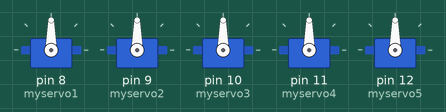
Recording of a sketch running on a simulated Arduino Uno, built with avr-gcc and run on an emulated ATmega328P. Parts: 5 × servo.

Above: at 0.1 s.
At 1.1 s:
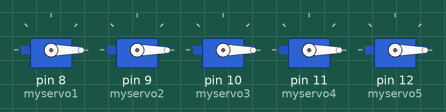
Timing chart, 0 to 2.6 s (numbered marks = the images above):
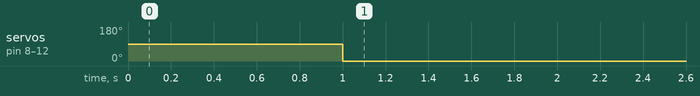

The sketch:

Code_Electric_Circuit.ino
```cpp
#include <Servo.h>

Servo myservo1;  // create servo object to control a servo
Servo myservo2;
Servo myservo3;
Servo myservo4;
Servo myservo5;
                // a maximum of eight servo objects can be created

int pos = 0;    // variable to store the servo position

void setup()
{
   myservo1.attach(8);  // attaches the servo on pin 8 to the servo object
   myservo1.write(90); //stops the servo

   myservo2.attach(9);  // attaches the servo on pin 9 to the servo object
   myservo2.write(90); //stops the servo

   myservo3.attach(10);  // attaches the servo on pin 10 to the servo object
   myservo3.write(90); //stops the servo

   myservo4.attach(11);  // attaches the servo on pin 11 to the servo object
   myservo4.write(90); //stops the servo

   myservo5.attach(12);  // attaches the servo on pin 12 to the servo object
   myservo5.write(90); //stops the servo

   delay(1000);
   myservo1.write(0);
   myservo2.write(0);
   myservo3.write(0);
   myservo4.write(0);
   myservo5.write(0);

}

void loop()
{
}
```

Measured:
- by itself, servo on pin 8 (myservo1), servo on pin 9 (myservo2), servo on pin 10 (myservo3), servo on pin 11 (myservo4), servo on pin 12 (myservo5): 90° → 0° at 1.0 s
